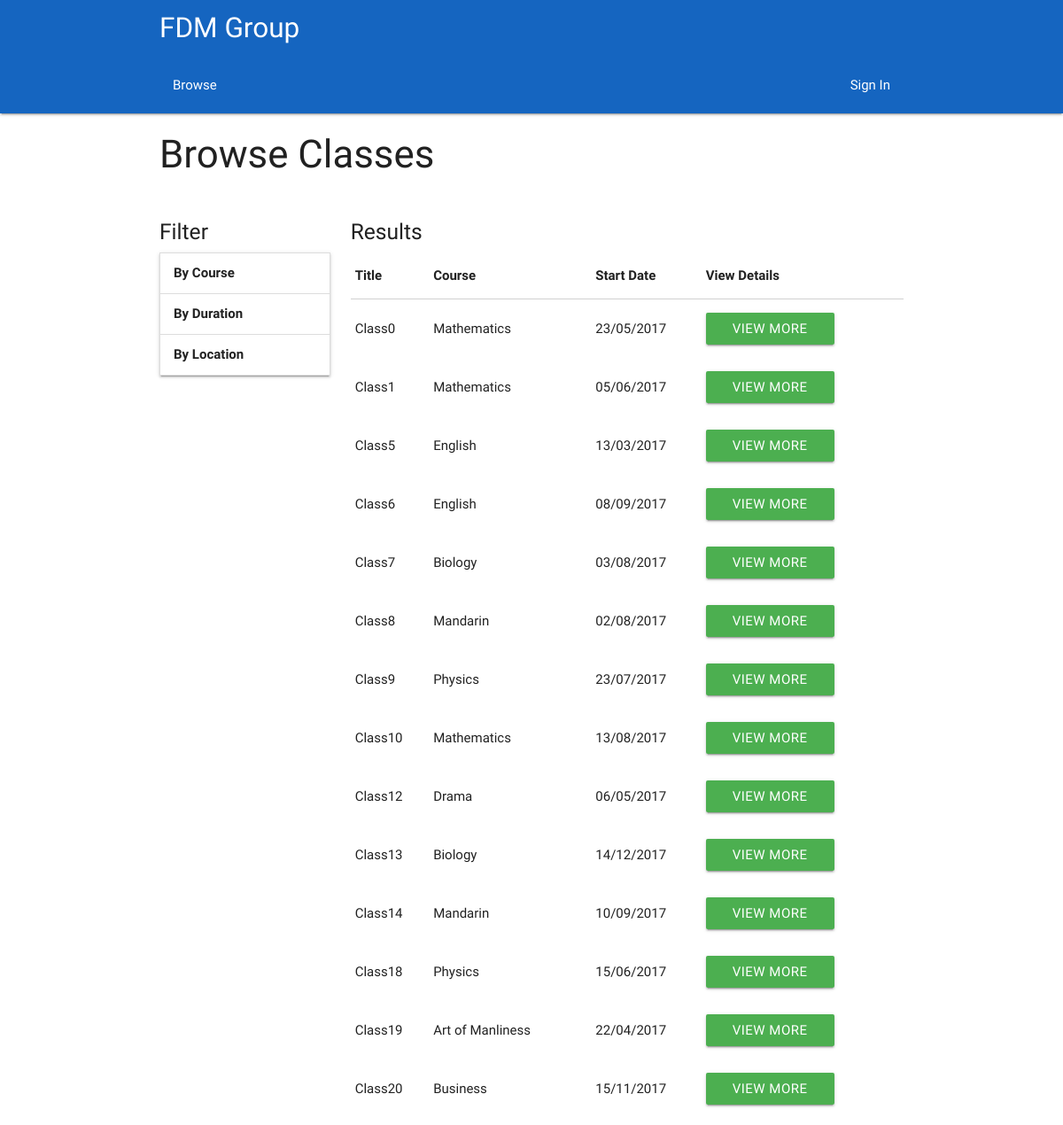
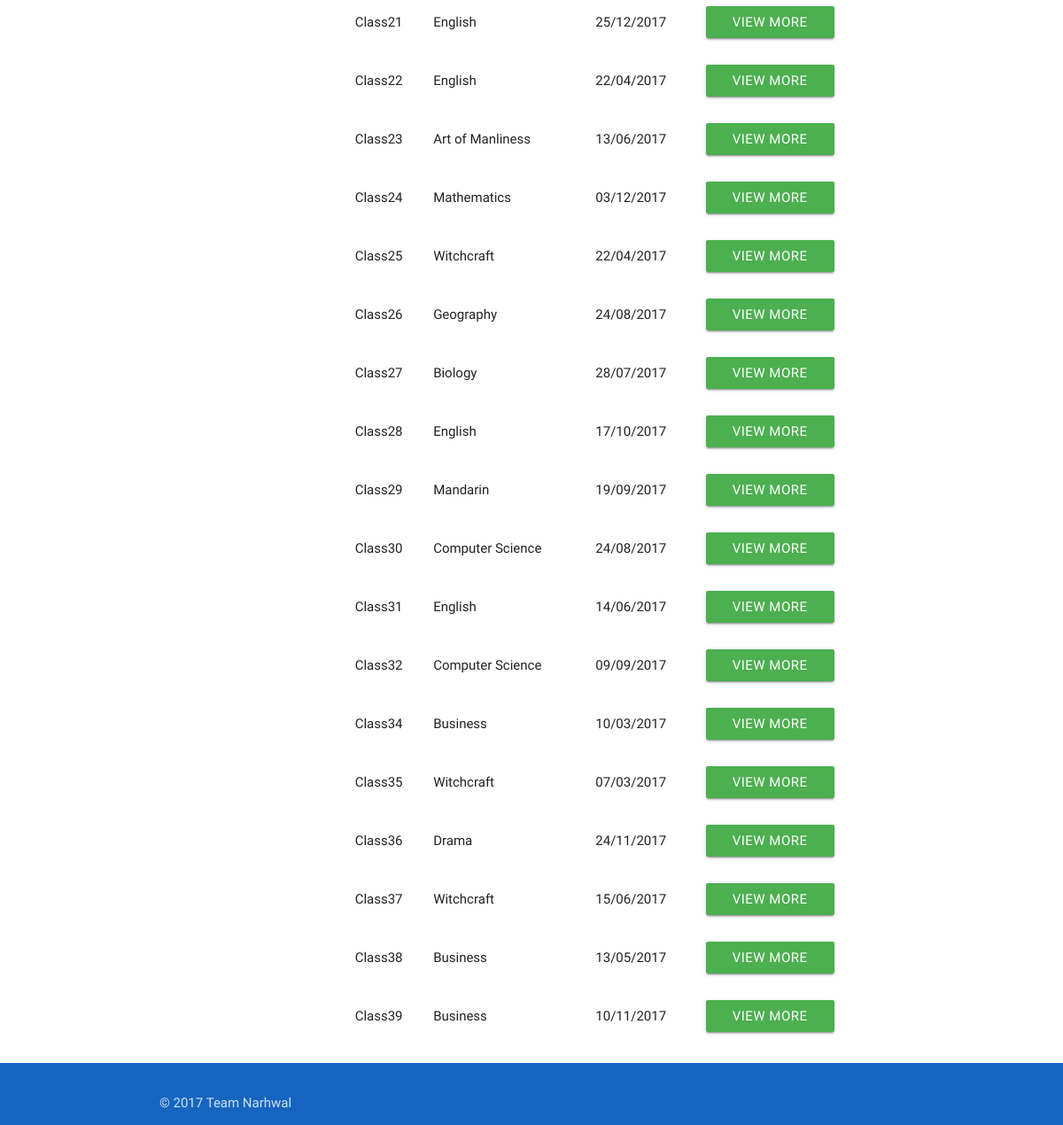
The app's page /browse/classes with its own data (2 pictures, top to bottom).
### app/models.py (models this page shows)
class Class(db.Model):
	__tablename__ = 'Class'
	classID = db.Column(db.Integer, primary_key = True)
	coursePoint = db.Column(db.Integer, db.ForeignKey('Course.courseID'))
	course = db.relationship("Course", foreign_keys = [coursePoint])
	courseID = db.Column(db.Integer)
	title = db.Column(db.String(100))
	description = db.Column(db.String(100))
	capacity = db.Column(db.Integer)
	startDate = db.Column(db.DateTime)
	duration = db.Column(db.Integer)
	endDate = db.Column(db.DateTime)
	reqFac = db.Column(db.String(100), default = 'None')
	preTrain = relationship("Class")
	parent_id = Column(db.Integer, ForeignKey('Class.classID'))
	locationPoint = db.Column(db.Integer, db.ForeignKey('Room.roomID'))
	location = db.relationship("Room", foreign_keys = [locationPoint])
	trainerPoint = db.Column(db.Integer, db.ForeignKey('Trainer.trainerID'))
	trainer = db.relationship("Trainer", foreign_keys = [trainerPoint])
	attendanceList = db.relationship('Delegate', secondary = association_table)
	waitList = db.relationship('Delegate', secondary = waiting_table)

class Course(db.Model):
	__tablename__ = 'Course'
	courseID = db.Column(db.Integer, primary_key = True)
	title = db.Column(db.String(100))
	description = db.Column(db.String(100))

### app/views.py (the view)
@app.route('/browse/classes')
def browseClasses():
    classList = browseItems()
    courseList = browseCourses()
    durations = getDurations()
    locations = getLocations()
    return render_template('browseClasses.html', title='Browse Clases', classList=classList, courseList=courseList, durations=durations, locations=locations)

### queries.py (called while the page is built)
def listConvert(x):
    if(x.count() == 1):
        x = x[0]
        return x
    else:
        y = []
    for i in x:
        y.append(i)
    return y

def classes(**kwargs):
    q = models.Class.query.filter_by(**kwargs)
    q = listConvert(q)
    return q

def courses(**kwargs):
    q = models.Course.query.filter_by(**kwargs)
    q = listConvert(q)
    return q

def browseItems():
    classList = getCurrentClasses()
    browsableItems = []
    for i in classList:
        a = i.startDate.strftime("%d/%m/%Y")
        entry = [i.classID, i.title, i.description, a,
                 i.course.title, i.duration, i.location.location]
        browsableItems.append(entry)
    return browsableItems

def browseCourses():
    courseList = courses()
    browseableItems = []
    for i in courseList:
        entry = [i.courseID, i.title, i.description]
        browseableItems.append(entry)
    return browseableItems

def getDurations():
    classList = classes()
    durationList = []
    for i in classList:
        if(i.duration not in durationList):
            durationList.append(i.duration)
    durationList = sorted(durationList)
    return durationList

def getLocations():
    classList = classes()
    locationList = []
    for i in classList:
        if(i.location.location not in locationList):
            locationList.append(i.location.location)
    return locationList

def getCurrentClasses():
    classList = classes()
    today = datetime.now()
    results = []
    for i in classList:
        if i.endDate > today:
            results.append(i)
    return results

### app/templates/browseClasses.html (shortened to what this page needs)
{% extends "base.html" %} {% block content %}
<div class="container">
    <div class="row">
        <div class="col s12">
            <h3>Browse Classes</h3>
        </div>
    </div>
    <div class="row">
        <div class="col l3 s12">
            <h5>Filter</h5>
            <ul class="collapsible" data-collapsible="accordion">
                <li>
                    <div class="collapsible-header"><b>By Course</b></div>
                </li>
                <li>
                    <div class="collapsible-header"><b>By Duration</b></div>
                </li>
                <li>
                    <div class="collapsible-header"><b>By Location</b></div>
                </li>
            </ul>
        </div>
        <div class="col l9 s12">
            <h5>Results</h5>
            <table class=" highlight">
                <thead>
                    <tr>
                        <th>Title</th>
                        <th>Course</th>
                        <th>Start Date</th>
                        <th>View Details
                            <th>
                    </tr>
                </thead>
                <tbody id="browseBox">
                    {%for item in classList%}
                    <tr>
                        <td>{{item[1]}}</td>
                        <td>{{item[4]}}</td>
                        <td>{{item[3]}}</td>
                        <td>
                            <a href="/browse/classes/class/{{item[0]}}" ">
                                <button href="/browse/classes/class/{{item[0]}} " class="waves-effect waves-light btn green ">View More</button></a></td>
                            </tr>
                        {%endfor%}
                        </tbody>
                    </table>
                </div>
            </div>
        </div>
    {% endblock %}

### app/static/css/style.css (style rules this page uses)
html { font-family: 'Raleway', sans-serif; }
.Site { display: flex; min-height: 100vh; flex-direction: column; }

### records on screen
Class: title "Class0"
Course: title "Mathematics" "Mathematics" "Mathematics" "Mathematics"
Class: title "Class1"
Class: title "Class5"
Course: title "English" "English" "English" "English" "English" "English"
Class: title "Class6"
Class: title "Class7"
Course: title "Biology" "Biology" "Biology"
Class: title "Class8"
Course: title "Mandarin" "Mandarin" "Mandarin"
Class: title "Class9"
Course: title "Physics" "Physics"
Class: title "Class10"
Class: title "Class12"
Course: title "Drama" "Drama"
Class: title "Class13"
Class: title "Class14"
Class: title "Class18"
Class: title "Class19"
Course: title "Art of Manliness" "Art of Manliness"
Class: title "Class20"
Course: title "Business" "Business" "Business" "Business"
Class: title "Class21"
Class: title "Class22"
Class: title "Class23"
Class: title "Class24"
Class: title "Class25"
Course: title "Witchcraft" "Witchcraft" "Witchcraft"
Class: title "Class26"
Course: title "Geography"
Class: title "Class27"
Class: title "Class28"
Class: title "Class29"
Class: title "Class30"
Course: title "Computer Science" "Computer Science"
Class: title "Class31"
Class: title "Class32"
Class: title "Class34"
Class: title "Class35"
Class: title "Class36"
Class: title "Class37"
Class: title "Class38"
Class: title "Class39"

### other values on screen
{{ item[3] }} "23/05/2017" "05/06/2017" "13/03/2017" "08/09/2017" "03/08/2017" "02/08/2017" "23/07/2017" "13/08/2017" "06/05/2017" "14/12/2017" "10/09/2017" "15/06/2017" "22/04/2017" "15/11/2017" "25/12/2017" "22/04/2017" "13/06/2017" "03/12/2017" "22/04/2017" "24/08/2017" "28/07/2017" "17/10/2017" "19/09/2017" "24/08/2017" "14/06/2017" "09/09/2017" "10/03/2017" "07/03/2017" "24/11/2017" "15/06/2017" "13/05/2017" "10/11/2017"
